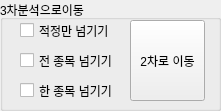
        <widget class="QGroupBox" name="groupBox_2_5">
         <property name="geometry">
          <rect>
           <x>1040</x>
           <y>650</y>
           <width>221</width>
           <height>111</height>
          </rect>
         </property>
         <property name="title">
          <string>3차분석으로이동</string>
         </property>
         <widget class="QPushButton" name="gb2_5button1">
          <property name="geometry">
           <rect>
            <x>130</x>
            <y>20</y>
            <width>75</width>
            <height>81</height>
           </rect>
          </property>
          <property name="text">
           <string>2차로 이동</string>
          </property>
         </widget>
         <widget class="QCheckBox" name="gb2_5chk1">
          <property name="geometry">
           <rect>
            <x>20</x>
            <y>20</y>
            <width>101</width>
            <height>21</height>
           </rect>
          </property>
          <property name="text">
           <string>적정만 넘기기</string>
          </property>
         </widget>
         <widget class="QCheckBox" name="gb2_5chk2">
          <property name="geometry">
           <rect>
            <x>20</x>
            <y>50</y>
            <width>101</width>
            <height>21</height>
           </rect>
          </property>
          <property name="text">
           <string>전 종목 넘기기</string>
          </property>
         </widget>
         <widget class="QCheckBox" name="gb2_5chk3">
          <property name="geometry">
           <rect>
            <x>20</x>
            <y>80</y>
            <width>101</width>
            <height>21</height>
           </rect>
          </property>
          <property name="text">
           <string>한 종목 넘기기</string>
          </property>
         </widget>
        </widget>
